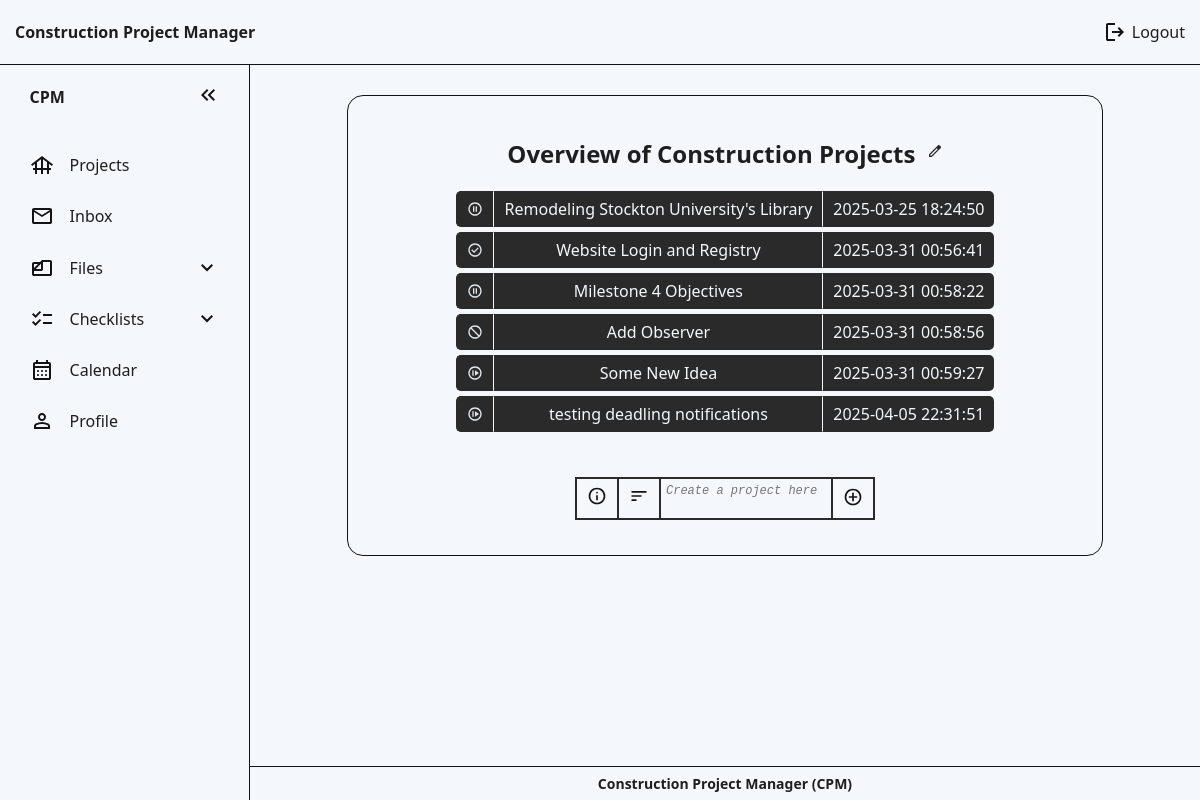
Screenshot of / (signed in) with the database file from the repository.
### website/models.py (models this page shows)
class Project(db.Model): # Database model: An object blueprint/layout that will be stored in the database
    id = db.Column(db.Integer, primary_key=True)
    project_name = db.Column(db.String(70))
    date = db.Column(db.DateTime(timezone=True), default=func.now()) # Gets current date and time
    progress = db.Column(Enum('Not Yet Started', 'On Hold', 'In Progress', 'Completed', 'Canceled', name='progress_status'), nullable=False, default='Not Yet Started') # Project's Progress: Not Yet Started (Blue) | On Hold (Orange) | In Progress (Yellow) | Completed (Green) | Canceled (Red)
    deadline = db.Column(db.Date, nullable=True) # Project Deadline
    user_id = db.Column(db.Integer, db.ForeignKey('user.id')) # 1-to-many relationship
    address= db.Column(db.String(255), nullable = True)
    subcontractors = db.relationship('Assignment', back_populates='project') #many to many relation
    tasks = db.relationship('Task', backref='project', lazy='dynamic') # 1-to-many relationship
    files = db.relationship('File', back_populates='project')
    pass

### website/views.py (the view, shortened to what this page needs)
@views.route('/', methods=['GET', 'POST']) # Main page of website
@login_required # Make sure to include this if a user must be logged in to view a page!
def project():
    if current_user.role != "subcontractor":
        return render_template("home.html", user=current_user)

### website/context_processors.py (called while the page is built)
def unread_message_count():
    if current_user.is_authenticated:
        return Message.query.filter_by(receiver_id=current_user.id, is_read=False).count()
    return 0

### website/templates/home.html (shortened to what this page needs)
{% extends 'base.html' %}
{% block content %}
<section class="main-content-section" id="project-section">
  <section id="project-header">
    <h2>
      Overview of Construction Projects
    </h2>
  </section>
  <ul>
    {% for project in user.projects %}
    <li>
      <p id="project-status" class="mobile-remove">
      </p>
      <a
        id="project-link"
        href="{{ url_for('views.view_project', project_id=project.id)}}"
      >
        {{project.project_name}}</a
      >
      <p class="date mobile-remove">{{project.date}}</p>
    </li>
    {% endfor %}
  </ul>
  <form method="POST" id="project-form">
    <div id="project-column-info">
    </div>
    <div id="filter-projects">
      <svg
        xmlns="http://www.w3.org/2000/svg"
        height="24px"
        viewBox="0 -960 960 960"
        width="24px"
      >
        <path
          d="M120-240v-80h240v80H120Zm0-200v-80h480v80H120Zm0-200v-80h720v80H120Z"
        />
      </svg>
    </div>
    <textarea
      name="project"
      id="project"
      maxlength="70"
      placeholder="Create a project here"
    ></textarea>
    <button type="submit">
    </button>
  </form>
</section>
{% endblock %}

### website/static/css/style.css (style rules this page uses)
:root { --base-clr: #f4f7fb; --line-clr: #11121a; --accent-clr: #2a2a2a; --text-clr: #1e1e1e; --text-faded-clr: #3a3a3a; --text-inactive-clr: #aaa; --hover-text-clr: #e0e6ed; --tertiary-text-clr: #000000; --icon-clr: #131313; --icon-form-clr: #e0e6ed; --transparent-bg-clr: #343a402d; --transparent-border-clr: #343a4012; --secondary-tp-bg-clr: #0066cc23; --secondary-border-bg-clr: #0066cc21; --form-bg-clr: #c1c1c160; --hover-clr: #3a7ca5c7; --hover-fade-clr: #3a7ca55a; --hover-bright-clr: #3a7ca5; --icon-hover-clr: #e0e6ed; --success-text-clr: #121813; --success-background-clr: #28a74668; --faded-success-background-clr: #28a74622; --success-border-clr: #005714; --error-text-clr: #4d1a20; --error-background-clr: #c62b3d68; --faded-error-background-clr: #c62b3d22; --error-border-clr: #870413; --active-clr: #2e8dbd; --deleting-clr: #ff2e46ca; --creating-clr: #28da51ca; --info-clr: #2196f3; --filter-clr: #8c90f4; --not-yet-started-clr: #007bff; --on-hold-clr: #ffa500; --in-progress-clr: #ffff00; --completed-clr: #00ff00; --canceled-clr: #ff0000; }
*, *::before, *::after { margin: 0; padding: 0; box-sizing: border-box; }
html { font-family: "Segoe UI", Tahoma, Geneva, Verdana, sans-serif; font-size: 16px; }
svg { fill: var(--icon-clr); }
body { display: grid; min-height: 100vh; min-height: 100dvh; grid-template-columns: auto 1fr; grid-template-rows: auto 1fr auto; grid-template-areas: "navbar navbar" "sidebar main" "sidebar footer"; }
.main-content-section { width: 100%; padding: 25px; border-radius: 1em; }
.main-content-section, .sub-sections { display: flex; justify-content: center; align-items: center; flex-direction: column; border: 1px solid var(--line-clr); margin-bottom: 20px; }
#project-section { width: 85%; }
#project-header { display: flex; justify-items: center; margin-bottom: 5px; padding: 1em; text-wrap: nowrap; }
#project-header #edit-project { margin-left: 5px; fill: var(--accent-clr); }
#project-section ul { padding: 0 5px 5px 5px; list-style: none; }
#project-section li { display: flex; }
#project-section #project-status, #project-section a, #project-section li .date, #project-section .close { display: flex; margin-bottom: 5px; padding: 5px 10px; align-items: center; text-align: center; justify-content: center; }
#project-section li a { background-color: var(--accent-clr); color: var(--base-clr); border: 1px solid var(--accent-clr); border-right-color: var(--base-clr); flex: 1; margin-right: 0; }
#project-section li .date { background-color: var(--accent-clr); color: var(--base-clr); border-radius: 0 5px 5px 0; }
#project-section #project-status { display: flex; background-color: var(--accent-clr); color: var(--base-clr); border-radius: 5px 0 0 5px; margin-right: 0; border: 1px solid var(--accent-clr); border-right-color: var(--base-clr); }
#project-section svg { fill: var(--icon-form-clr); transition: all 0.3s ease; width: 16px; }
#project-form { display: flex; flex-direction: row; justify-content: center; margin-top: 25px; }
#project-form #filter-projects, #project-form #project-column-info { align-self: center; }
#project-form button, #project-form textarea, #project-form #filter-projects, #project-form #project-column-info { margin: 10px 0 10px 0; padding: 5px 10px; border: 2px solid var(--accent-clr); background-color: var(--base-clr); }
#project-form textarea { padding: 5px 5px 0 5px; resize: none; white-space: nowrap; overflow-x: auto; overflow-y: hidden; }
#project-form textarea::placeholder { font-style: italic; font-size: 12px; }
#project-form button { border-left: none; }
#project-form #filter-projects, #project-form #project-column-info { border-right: none; }
#project-form button, #project-form #filter-projects, #project-form #project-column-info { cursor: pointer; transition: all 0.3s ease; }
#project-form svg { fill: var(--icon-clr); width: 20px; transition: all 0.3s ease; }
a { text-decoration: none; color: var(--text-clr); }

### rows the page displays
Project: progress "On Hold" (drawn), project_name "Remodeling Stockton University's Library", date "2025-03-25 18:24:50"
Project: progress "Completed" (drawn), project_name "Website Login and Registry", date "2025-03-31 00:56:41"
Project: progress "On Hold" (drawn), project_name "Milestone 4 Objectives", date "2025-03-31 00:58:22"
Project: progress "Canceled" (drawn), project_name "Add Observer", date "2025-03-31 00:58:56"
Project: progress "Not Yet Started" (drawn), project_name "Some New Idea", date "2025-03-31 00:59:27"
Project: progress "Not Yet Started" (drawn), project_name "testing deadling notifications", date "2025-04-05 22:31:51"
